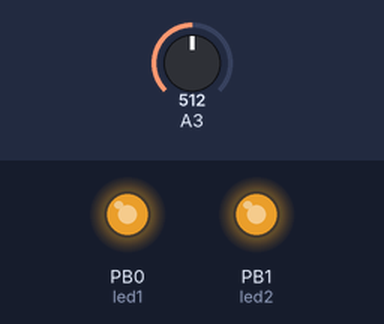
The sketch below on a simulated ATtiny85, built with avr-gcc and run on an emulated ATtiny85. Parts: output pins drawn as LEDs (lit = HIGH). The test bench sets the inputs (shaded band); at power-on: A3 = 512.

Above: at 1.2 s.
1.3 s: A3 set to 716
At 1.7 s:
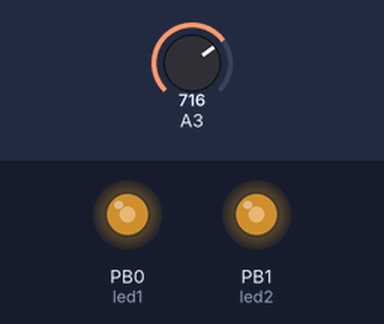
2.8 s: A3 set to 900
At 4.0 s:
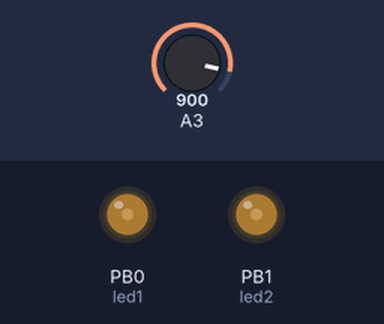
4.3 s: A3 set to 306
At 5.1 s:
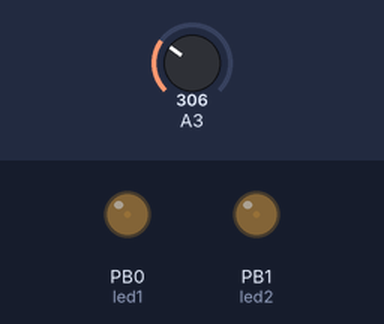
5.8 s: A3 set to 290
At 6.3 s:
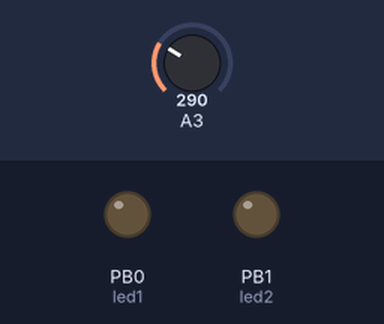
Timing chart, 0 to 8.3 s (numbered marks = the images above; inputs shaded):
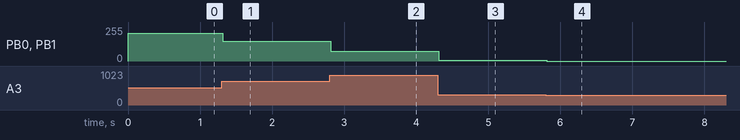

The sketch:

ParsonGrillz.ino
```cpp
/* ATtiny85 - 1 Mhz - Internal Oscillator

KiK (Brigade Neurale)

http://www.cargocollective.com/kik

*/

int sensorPin = 3;    // select the input pin for the mic
int led1 = 0;
int led2 = 1;


int sensorValue = 0;  // variable to store the value coming from the sensor

void setup() {
  // declare the ledPin as an OUTPUT:
  pinMode(led1, OUTPUT);
  pinMode(led2, OUTPUT);

}

void loop() {
  sensorValue = analogRead(sensorPin);

  if (sensorValue > 300) {
  int pwmVal = map(sensorValue, 300, 430, 0, 127);
    analogWrite(led1, pwmVal);
    analogWrite(led2,pwmVal);
   delay(20);
  }
  else {
  analogWrite(led1, 0);
  analogWrite(led2, 0);
}
}
```

Measured:
- after the input at 1.3 s, PB0 (led1), PB1 (led2): 207/255 → 150/255 at once
- after the input at 2.8 s, PB0 (led1), PB1 (led2): 150/255 → 74/255 at once
- after the input at 4.3 s, PB0 (led1), PB1 (led2): 74/255 → 5/255 at once
- after the input at 5.8 s, PB0 (led1), PB1 (led2): 5/255 → 0/255 at once
